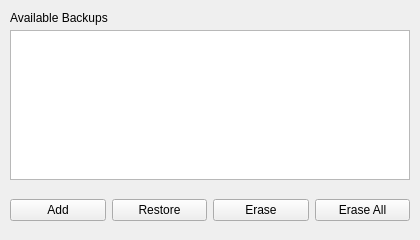
<?xml version="1.0" encoding="UTF-8"?>
<ui version="4.0">
 <class>BackupDialog</class>
 <widget class="QWidget" name="BackupDialog">
  <property name="geometry">
   <rect>
    <x>0</x>
    <y>0</y>
    <width>420</width>
    <height>240</height>
   </rect>
  </property>
  <property name="windowTitle">
   <string>Form</string>
  </property>
  <widget class="QListView" name="listView">
   <property name="geometry">
    <rect>
     <x>10</x>
     <y>30</y>
     <width>400</width>
     <height>150</height>
    </rect>
   </property>
  </widget>
  <widget class="QLabel" name="label">
   <property name="geometry">
    <rect>
     <x>10</x>
     <y>10</y>
     <width>171</width>
     <height>16</height>
    </rect>
   </property>
   <property name="text">
    <string>Available Backups</string>
   </property>
  </widget>
  <widget class="QWidget" name="horizontalLayoutWidget">
   <property name="geometry">
    <rect>
     <x>10</x>
     <y>190</y>
     <width>400</width>
     <height>41</height>
    </rect>
   </property>
   <layout class="QHBoxLayout" name="horizontalLayout">
    <item>
     <widget class="QPushButton" name="addButton">
      <property name="text">
       <string>Add</string>
      </property>
     </widget>
    </item>
    <item>
     <widget class="QPushButton" name="restoreButton">
      <property name="text">
       <string>Restore</string>
      </property>
     </widget>
    </item>
    <item>
     <widget class="QPushButton" name="eraseSelected">
      <property name="text">
       <string>Erase</string>
      </property>
     </widget>
    </item>
    <item>
     <widget class="QPushButton" name="eraseAllButton">
      <property name="text">
       <string>Erase All</string>
      </property>
     </widget>
    </item>
   </layout>
  </widget>
 </widget>
 <resources/>
 <connections/>
</ui>
